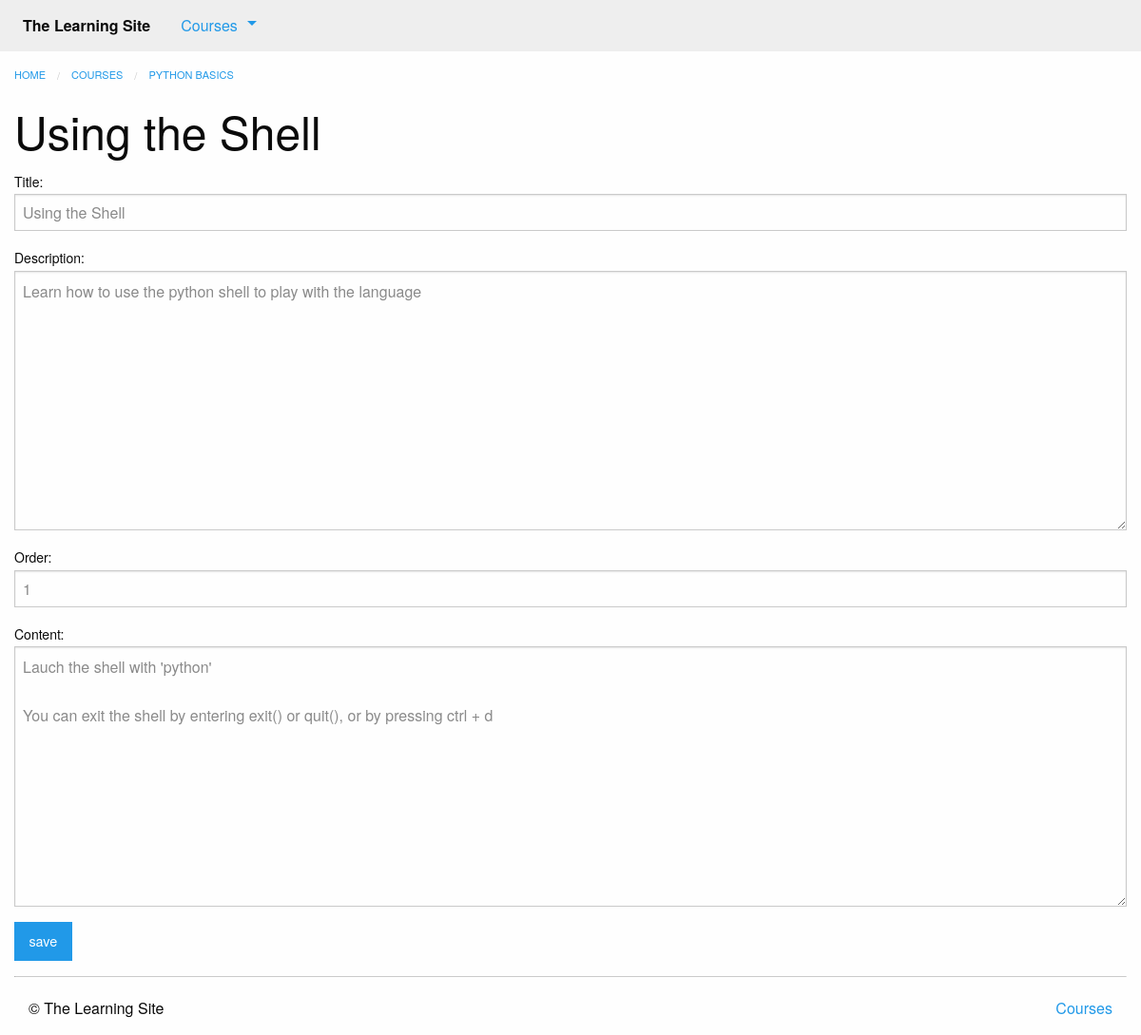
Page /courses/1/edit_text/2/ (signed in) on the committed database.
### courses/models.py (models this page shows, shortened)
class Course(models.Model):
    created_at = models.DateTimeField(auto_now_add=True)
    title = models.CharField(max_length=255)
    description = models.TextField()

class Step(models.Model):
    title = models.CharField(max_length=255)
    description = models.TextField()
    order = models.IntegerField(default=0)
    course = models.ForeignKey(Course, on_delete=models.DO_NOTHING)
    class Meta:
        abstract = True
        ordering = ['order', ]

class Text(Step):
    content = models.TextField(blank=True, default='')

### courses/views.py (the view, shortened to what this page needs)
# urls.py: path('<int:course_pk>/edit_text/<int:text_pk>/', views.text_edit, name='text_edit'),
@login_required
def text_edit(request, course_pk, text_pk):
    text = get_object_or_404(models.Text, pk=text_pk, course_id=course_pk)
    form = forms.TextForm(instance=text)
    return render(request, 'courses/text_form.html', {'form': form, 'course': text.course})

### courses/forms.py
class TextForm(forms.ModelForm):
    class Meta:
        model = models.Text
        fields = [
            'title',
            'description',
            'order',
            'content'
        ]

### courses/templatetags/course_extras.py (called while the page is built)
@register.inclusion_tag('courses/course_nav.html')
def nav_courses_list():
    courses = Course.objects.all()[:5]
    return {'courses': courses}

### courses/templates/courses/text_form.html (shortened to what this page needs)
{% extends "courses/layout.html" %}
{% block breadcrumbs %}
    <li><a href="{% url 'courses:detail' pk=course.pk %}">{{ course.title }}</a></li>
{% endblock %}
{% block content %}
<div class="columns">
    {{ block.super }}
    <h1>{{ form.instance.title|default:"Make a New Text Post" }}</h1>
    <form method="POST" action="">
        {{ form.as_p }}
        <input type="submit" class="button" value="save">
    </form>
</div>
{% endblock %}

### rows in the picture
Course: title "PYTHON BASICS"
Text: instance "Using the Shell", title "Using the Shell", description "Learn how to use the python shell to play with the language", order "1", content "Lauch the shell with 'python' You can exit the shell by entering exit() or quit(), or by pressing ctrl + d"
